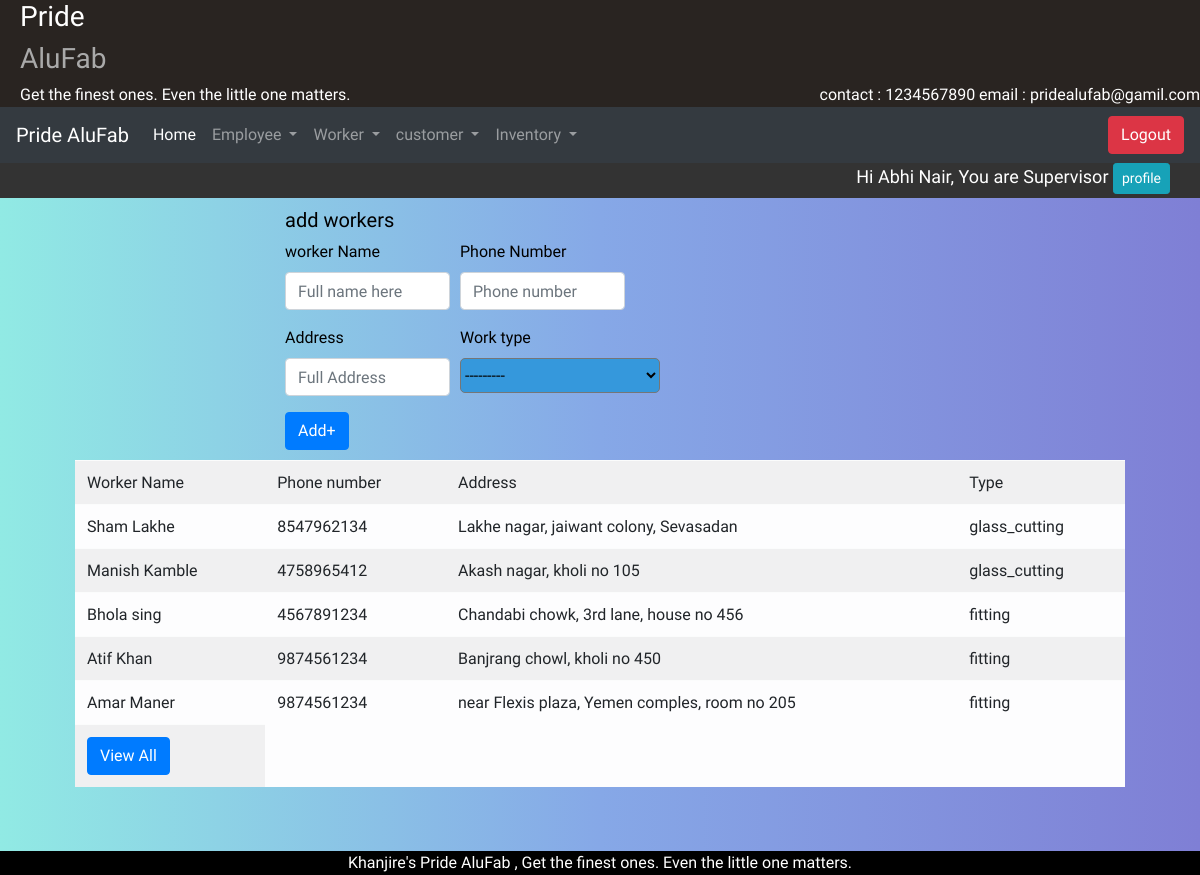
/worker_save (signed in), run on an earlier commit of the app's database.
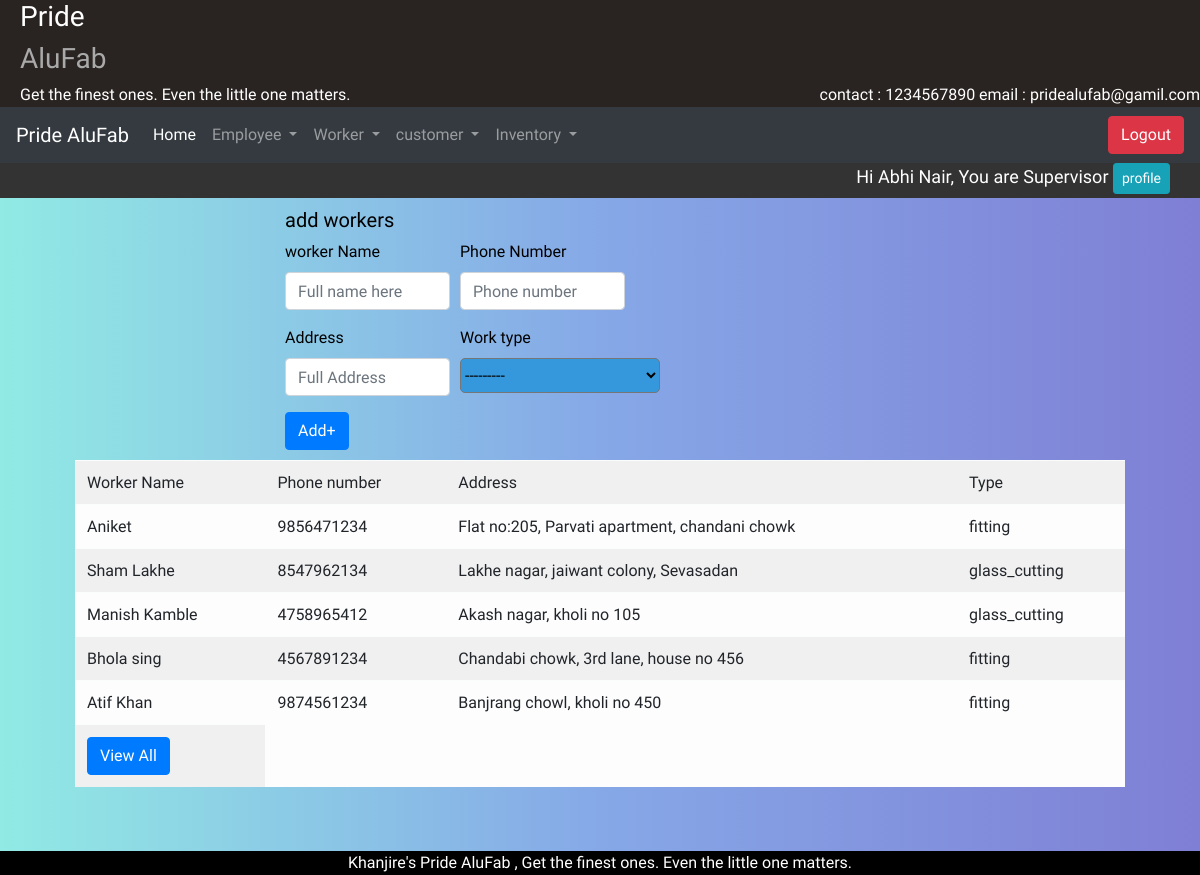
And on a later commit of the database.
### alufab/models.py (models this page shows, shortened)
class worker(models.Model):
    worker_name = models.CharField(max_length=30)
    phone_number = models.CharField(max_length=10)
    Address = models.CharField(max_length=100)
    WT = [
        ('glass_cutting', 'Glass_Cutting'),
        ('fitting', 'fitting'),
        ('regular', 'regular')
    ]
    worker_type = models.CharField(max_length=100, choices=WT)

### alufab/views.py (the view)
# urls.py: path("worker_save", views.worker_save, name='worker_save'),
def worker_save(request):
    if not request.user.is_authenticated:
        return render(request, 'notloggedin.html')
    elif request.user.is_authenticated:
        if request.method == 'POST':
            wn = request.POST['wn']
            pn = request.POST['pn']
            ad = request.POST['ad']
            ty = request.POST['type']
            work = worker(worker_name=wn,phone_number=pn,Address=ad,worker_type=ty)
            work.save()
            messages.info(request,'Worker added')
            empid = request.user.id
            desig = Employee.objects.get(Emp_id=empid)
            info = worker.objects.filter().order_by('-id')[:5]
            return render(request, 'workerregister.html', {'desig': desig,'info':info   })
        else:
            empid = request.user.id
            desig = Employee.objects.get(Emp_id=empid)
            info = worker.objects.filter().order_by('-id')[:5]
            return render(request, 'workerregister.html', {'desig': desig,'info':info})

### templates/workerregister.html (shortened to what this page needs)
{% extends 'home.html' %}
{% block content %}
<div class="form_div">
  <h5>add workers</h5>
<form class="form_" method="POST" action="{% url 'worker_save'%}">
    <div class="form-row">
    <div class="form-group col-md-4">
      <label>worker Name</label><br>
     <input name="wn" type="text" class="form-control" id="wn" placeholder="Full name here" required>
    </div>
    <div class="form-group col-md-4">
      <label for="pn">Phone Number</label>
      <input name="pn" type="text" class="form-control" id="pn" placeholder="Phone number" pattern="[0-9]{10}" required>
    </div>
    </div>
        <div class="form-row">
    <div class="form-group col-md-4">
      <label for="ad"> Address </label>
      <input name="ad" type="text" class="form-control" id="ad" placeholder="Full Address " required>
    </div>
    <div class="form-group col-md-4">
    <label> Work type </label><br>
    <select name="type" required id="type">
  <option value="" selected>---------</option>
</select>
    </div>
        </div>
<button type="submit" class="btn btn-primary">Add+</button>
</form>
    </div>
<div class="detail">
            <table class="table table-light table-striped table_detail">
<tr><td>Worker Name</td><td>Phone number</td><td>Address</td><td>Type</td></tr>
{% for f in info %}
 <tr><td>{{f.worker_name}}</td><td>{{f.phone_number}}</td><td>{{f.Address}}</td><td>{{f.worker_type}}</td></tr>
{% endfor %}
<tr><td><button type="submit" class="btn btn-primary">View All</button></td></tr>
</table>
        </div>
<br>
<br>
{% endblock %}

What changed in the data, as far as the page shows it:
no longer on this page (row unchanged): worker: worker_name "Amar Maner", phone_number "9874561234", Address "near Flexis plaza, Yemen comples, room no 205", worker_type "fitting"
added worker: worker_name "Aniket", phone_number "9856471234", Address "Flat no:205, Parvati apartment, chandani chowk", worker_type "fitting"
